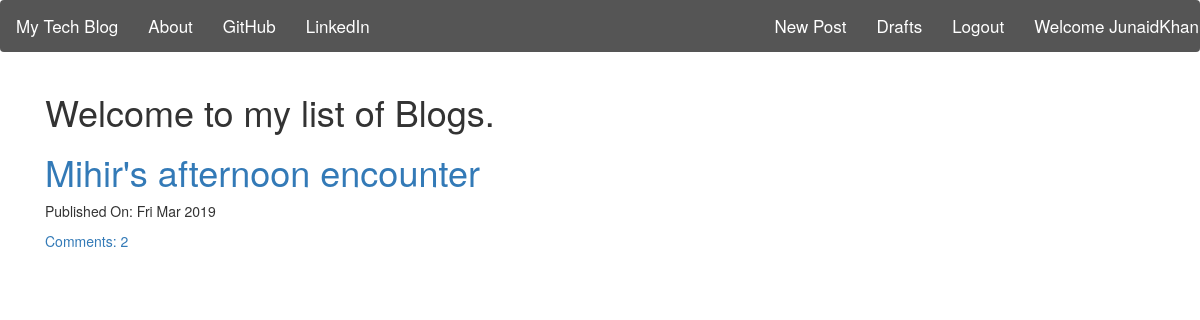
The app's page /blog/post/ (signed in) with its own data.
### blog/models.py (models this page shows, shortened)
class Post(models.Model):
    author = models.ForeignKey('auth.User', on_delete = models.CASCADE)
    title = models.CharField(max_length = 200)
    text = models.TextField()
    created_date = models.DateTimeField(default = timezone.now)
    published_date = models.DateTimeField(blank = True, null = True)
    def approve_comments(self):
        return self.comments.filter(approved_comment = True)

### blog/views.py (the view)
class PostListView(ListView):
    model = models.Post
    def get_queryset(self):
        return models.Post.objects.filter(published_date__lte = timezone.now()).order_by('-published_date')

### blog/templates/blog/post_list.html
{% extends 'blog/base.html' %}
{% block body_block %}
  <div class="container">
    <h1>Welcome to my list of Blogs.</h1>
    {% for post in post_list %}
      <div class="post">
        <h1><a href="{% url 'blog:post_detail' pk=post.pk %}">{{post.title}}</a></h1>
        <div class="date">
          <p>Published On: {{post.published_date | date:"D M Y"}}</p>
        </div>
        <a href="{% url 'blog:post_detail' pk=post.pk %}">Comments: {{ post.approve_comments.count }}</a>
      </div>
    {% endfor %}
  </div>
{% endblock %}

### blog/templates/blog/base.html (shortened to what this page needs)
<!DOCTYPE html>
{% load staticfiles %}
<html lang="en" dir="ltr">
  <head>
    <link rel="stylesheet" href="https://maxcdn.bootstrapcdn.com/bootstrap/3.4.0/css/bootstrap.min.css">
    <link rel="stylesheet" href="//cdn.jsdelivr.net/npm/medium-editor@latest/dist/css/medium-editor.min.css" type="text/css" media="screen" charset="utf-8">
    <link rel="stylesheet" href="{% static 'css/blog.css'%}">
  </head>
  <body>
    <nav class="navbar">
        <ul class=" nav navbar-nav">
          <li class=""><a href="{% url 'blog:post_list' %}">My Tech Blog</a></li>
          <li><a href="{% url 'blog:about' %}">About</a></li>
          <li><a href="www.github.com">GitHub</a></li>
          <li><a href="www.linkedin.com">LinkedIn</a></li>
        </ul>
        <ul class="nav navbar-nav navbar-right">
          {% if user.is_authenticated %}
            <li><a href="{% url 'blog:post_new' %}">New Post</a></li>
            <li><a href="{% url 'blog:post_draft_list' %}">Drafts</a></li>
            <li><a href="{% url 'logout' %}">Logout</a></li>
            <li><a>Welcome {{user.username}} </a></li>
          {% else %}
            <li><a href="{% url 'login' %}"><span class="glyphicon glyphicon-user"></span></a></li>
          {% endif %}
        </ul>
    </nav>
    <div class="content container">
          {% block body_block %}
          {% endblock %}
    </div>
  </body>
</html>

### blog/static/css/blog.css (style rules this page uses)
.navbar { width: 100%; background-color: #555; overflow: auto; }
.navbar a { float: left; text-align: center; padding: 12px; color: white; text-decoration: none; font-size: 17px; }

### records on screen
Post: title "Mihir's afternoon encounter", published_date "Fri Mar 2019", approve_comments.count "2"

### other values on screen
{{ user.username }} "JunaidKhan"
